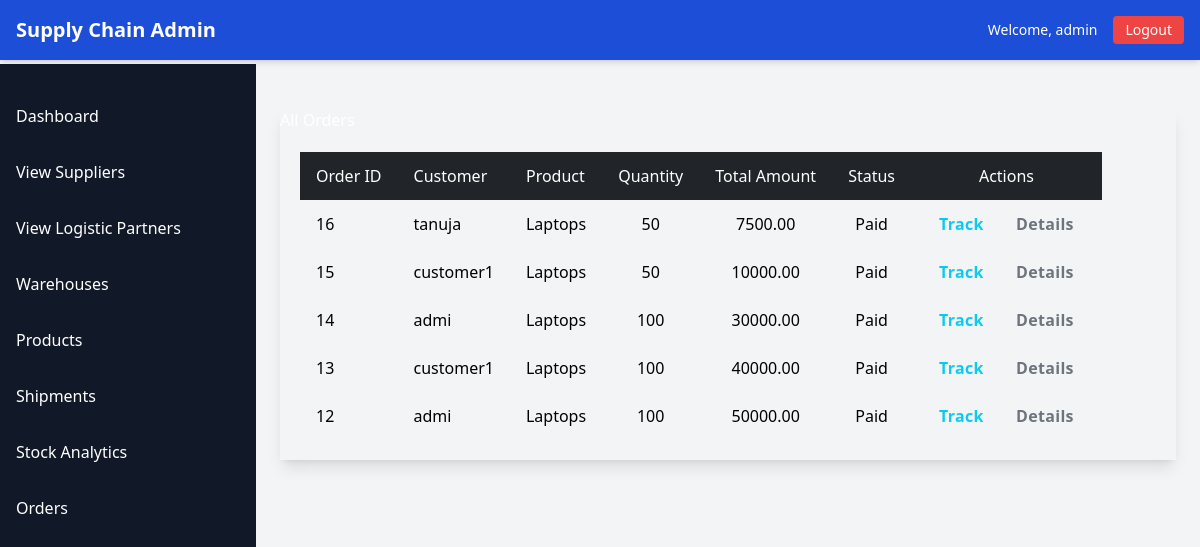
Screenshot of /admin_order_list/ (signed in) with the database file from the repository.
### abcd/models.py (models this page shows, shortened)
class NewUser(AbstractUser):
    USER_TYPE_CHOICES = [
        ('supplier', 'Supplier'),
        ('logistic_partner', 'Logistic Partner'),
        ('customer', 'Customer'),
    ]
    full_name = models.CharField(max_length=100)
    email = models.EmailField(unique=True)
    contact_no = models.CharField(max_length=15, unique=True)
    user_type = models.CharField(max_length=20, choices=USER_TYPE_CHOICES)

class Order(models.Model):
    ORDER_STATUS_CHOICES = [
        ('pending', 'Pending'),
        ('processing', 'Processing'),
        ('shipped', 'Shipped'),
        ('delivered', 'Delivered'),
    ]
    order_id = models.AutoField(primary_key=True)
    customer = models.ForeignKey(NewUser, on_delete=models.CASCADE, limit_choices_to={'user_type': 'customer'}, related_name='orders')
    product = models.ForeignKey(Product, on_delete=models.CASCADE)
    quantity = models.PositiveIntegerField()
    total_amount = models.DecimalField(max_digits=10, decimal_places=2)
    order_date = models.DateTimeField(default=timezone.now)
    order_status = models.CharField(max_length=20, choices=ORDER_STATUS_CHOICES, default='pending')

class Product(models.Model):
    name = models.CharField(max_length=100)
    sku = models.CharField(max_length=50, unique=True)
    quantity = models.PositiveIntegerField()
    restock_threshold = models.PositiveIntegerField()
    warehouse = models.ForeignKey(Warehouse, on_delete=models.CASCADE)
    supplier = models.ForeignKey(NewUser, on_delete=models.SET_NULL, null=True, limit_choices_to={'user_type': 'supplier'})

### abcd/views.py (the view)
# urls.py: path('admin_order_list/', views.admin_order_list, name='admin_order_list'),
@login_required
@user_passes_test(is_admin)
def admin_order_list(request):
    orders = Order.objects.all().order_by('-order_id')  # Latest orders first
    order_shipment_map = {}
    for order in orders:
        shipment = order.shipments.first()
        if shipment:
            order_shipment_map[order.order_id] = shipment
    return render(request, 'admin1/order_list.html', {
        'orders': orders,
        'order_shipment_map': order_shipment_map
    })

### abcd/templatetags/custom_tags.py (called while the page is built)
@register.filter
def dict_get(d, key):
    return d.get(key)

### abcd/views.py (called while the page is built)
def is_admin(user):
    return user.is_superuser

### abcd/templates/admin1/order_list.html (shortened to what this page needs)
{% extends 'admin1/base.html' %}
{% block content %}
{% load custom_tags %}
<section class="container mt-5 mb-5">
    <div class="card shadow-lg border-0 rounded-3">
        <div class="card-header bg-primary text-white rounded-top-3">
            <h2 class="card-title mb-0 fw-bold fs-4">All Orders</h2>
        </div>
        <div class="card-body p-5">
            {% if orders %}
                <div class="table-responsive">
                    <table class="table table-striped table-bordered table-hover align-middle">
                        <thead class="table-dark position-sticky top-0 z-10">
                            <tr>
                                <th scope="col" class="py-3 px-4 text-start">Order ID</th>
                                <th scope="col" class="py-3 px-4 text-start">Customer</th>
                                <th scope="col" class="py-3 px-4 text-start">Product</th>
                                <th scope="col" class="py-3 px-4 text-center">Quantity</th>
                                <th scope="col" class="py-3 px-4 text-center">Total Amount</th>
                                <th scope="col" class="py-3 px-4 text-center">Status</th>
                                <th scope="col" class="py-3 px-4 text-center">Actions</th>
                            </tr>
                        </thead>
                        <tbody>
                            {% for order in orders %}
                                <tr class="transition-colors">
                                    <td class="py-3 px-4">{{ order.order_id }}</td>
                                    <td class="py-3 px-4">{{ order.customer.full_name|default:order.customer.username }}</td>
                                    <td class="py-3 px-4">{{ order.product.name }}</td>
                                    <td class="py-3 px-4 text-center">{{ order.quantity }}</td>
                                    <td class="py-3 px-4 text-center">{{ order.total_amount }}</td>
                                    <td class="py-3 px-4 text-center">{{ order.order_status|title }}</td>
<td class="py-3 px-4 text-center">
    {% if order.order_id in order_shipment_map %}
        {% with shipment=order_shipment_map|dict_get:order.order_id %}
            <a href="{% url 'track_shipment_admin' shipment.tracking_number %}" class="btn btn-outline-info btn-sm px-3 py-1 rounded-pill me-1">Track</a>
        {% endwith %}
    {% elif order.order_status == 'processing' %}
        <a href="{% url 'create_shipment' order.order_id %}" class="btn btn-outline-warning btn-sm px-3 py-1 rounded-pill">Create Shipment</a>
    {% elif order.order_status == 'paid' %}
        <span class="text-danger">Payment Complete</span>
    {% elif order.order_status in 'shipped,delivered' %}
        <span class="text-warning">Shipment Missing</span>
    {% else %}
        <span class="text-muted">No Action</span>
    {% endif %}
    <a href="{% url 'order_detail_admin' order.order_id %}" class="btn btn-outline-secondary btn-sm px-3 py-1 rounded-pill mt-1">Details</a>
</td>
                                </tr>
                            {% endfor %}
                        </tbody>
                    </table>
                </div>
            {% else %}
                <div class="alert alert-info text-center rounded-3 mt-3">
                    <i class="bi bi-info-circle me-2"></i>No orders found.
                </div>
            {% endif %}
        </div>
    </div>
</section>
{% endblock %}

### abcd/templates/admin1/base.html (shortened to what this page needs)
<!DOCTYPE html>
<html lang="en">
<head>
    <script src="https://cdn.tailwindcss.com"></script>
</head>
<body class="bg-gray-100 font-sans min-h-screen">
    <nav class="bg-blue-700 text-white p-4 flex justify-between items-center fixed w-full top-0 z-20 shadow-md">
        <div class="flex items-center">
            <h1 class="text-xl font-bold">Supply Chain Admin</h1>
        </div>
        <div class="flex items-center space-x-4">
            <span class="text-sm hidden md:block">Welcome, {{ user.full_name|default:user.username }}</span>
            <a href="{% url 'logout_view' %}" class="bg-red-500 hover:bg-red-600 px-3 py-1 rounded text-sm">Logout</a>
        </div>
    </nav>
    <div id="sidebar" class="bg-gray-900 text-white w-64 h-screen fixed top-0 mt-16 transition-all duration-300 md:block hidden">
        <ul class="mt-6">
            <li class="p-4 hover:bg-gray-700"><a href="{% url 'admin_dashboard' %}" class="block">Dashboard</a></li>
            <li class="p-4 hover:bg-gray-700"><a href="{% url 'view_suppliers' %}" class="block">View Suppliers</a></li>
<li class="p-4 hover:bg-gray-700"><a href="{% url 'view_logistic_partners' %}" class="block">View Logistic Partners</a></li>
            <li class="p-4 hover:bg-gray-700"><a href="{% url 'warehouse_list' %}" class="block">Warehouses</a></li>
            <li class="p-4 hover:bg-gray-700"><a href="{% url 'product_list' %}" class="block">Products</a></li>
            <li class="p-4 hover:bg-gray-700"><a href="{% url 'shipment_list' %}" class="block">Shipments</a></li>
            <li class="p-4 hover:bg-gray-700"><a href="{% url 'stock_chart' %}" class="block">Stock Analytics</a></li>
            <li class="p-4 hover:bg-gray-700"><a  href="{% url 'admin_order_list' %}">Orders</a></li>
        </ul>
    </div>
    <div id="main-content" class="ml-0 md:ml-64 mt-16 p-6 transition-all duration-300 max-w-7xl mx-auto">
        {% block content %}
        {% endblock %}
    </div>
</body>
</html>

### abcd/templates/admin1/order_list.html (style rules this page uses)
.btn-outline-info { color: #0dcaf0; border-color: #0dcaf0; transition: all 0.3s ease; }
.btn-outline-secondary { color: #6c757d; border-color: #6c757d; transition: all 0.3s ease; }
.btn-sm { border-radius: 30px; font-weight: 600; letter-spacing: 0.02em; }
.table th, .table td { vertical-align: middle; }
.card { transition: transform 0.2s ease, box-shadow 0.3s ease; cursor: default; }
.table-dark th { background-color: #212529; color: #ffffff; font-weight: 500; }
.card { transition: transform 0.2s ease; }

### rows the page displays
NewUser: full_name "admin"
Order: order_id "16", customer.full_name "tanuja", product.name "Laptops", quantity "50", total_amount "7500.00", order_status "Paid", shows "Track"
Order: order_id "15", customer.full_name "customer1", product.name "Laptops", quantity "50", total_amount "10000.00", order_status "Paid", shows "Track"
Order: order_id "14", customer.full_name "admi", product.name "Laptops", quantity "100", total_amount "30000.00", order_status "Paid", shows "Track"
Order: order_id "13", customer.full_name "customer1", product.name "Laptops", quantity "100", total_amount "40000.00", order_status "Paid", shows "Track"
Order: order_id "12", customer.full_name "admi", product.name "Laptops", quantity "100", total_amount "50000.00", order_status "Paid", shows "Track"
